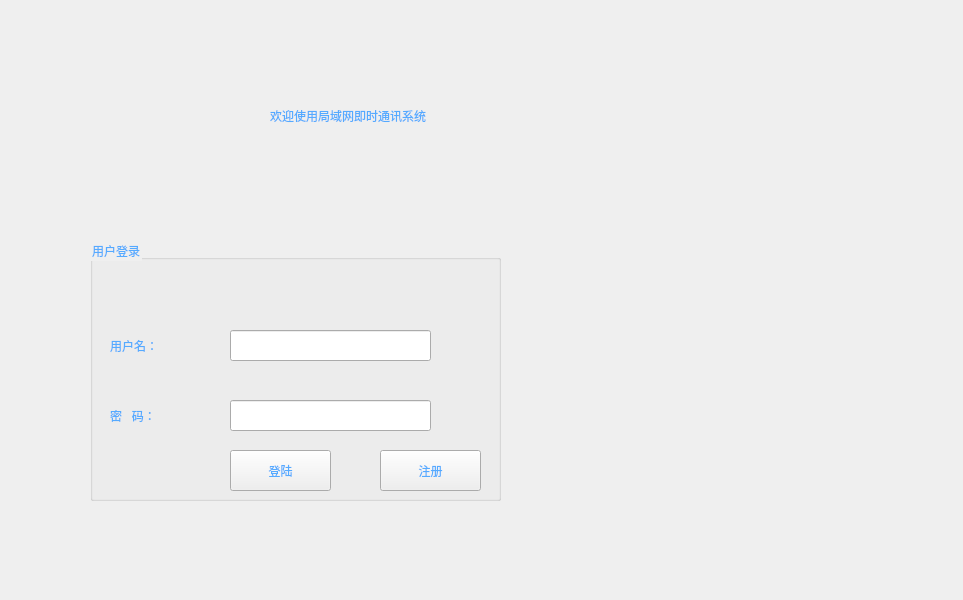
<?xml version="1.0" encoding="UTF-8"?>
<ui version="4.0">
 <class>Login</class>
 <widget class="QWidget" name="Login">
  <property name="geometry">
   <rect>
    <x>0</x>
    <y>0</y>
    <width>963</width>
    <height>600</height>
   </rect>
  </property>
  <property name="windowTitle">
   <string>Form</string>
  </property>
  <property name="styleSheet">
   <string notr="true"/>
  </property>
  <widget class="QGroupBox" name="groupBox">
   <property name="geometry">
    <rect>
     <x>90</x>
     <y>240</y>
     <width>411</width>
     <height>261</height>
    </rect>
   </property>
   <property name="styleSheet">
    <string notr="true">font: 20pt &quot;Arial&quot;;
color: rgb(85, 170, 255);</string>
   </property>
   <property name="title">
    <string>用户登录</string>
   </property>
   <widget class="QLabel" name="labelAccount">
    <property name="geometry">
     <rect>
      <x>20</x>
      <y>90</y>
      <width>111</width>
      <height>31</height>
     </rect>
    </property>
    <property name="text">
     <string>用户名：</string>
    </property>
   </widget>
   <widget class="QLabel" name="labelPassword">
    <property name="geometry">
     <rect>
      <x>20</x>
      <y>160</y>
      <width>111</width>
      <height>31</height>
     </rect>
    </property>
    <property name="text">
     <string>密   码：</string>
    </property>
   </widget>
   <widget class="QLineEdit" name="lineEditAccount">
    <property name="geometry">
     <rect>
      <x>140</x>
      <y>90</y>
      <width>201</width>
      <height>31</height>
     </rect>
    </property>
   </widget>
   <widget class="QLineEdit" name="lineEditPassword">
    <property name="geometry">
     <rect>
      <x>140</x>
      <y>160</y>
      <width>201</width>
      <height>31</height>
     </rect>
    </property>
   </widget>
   <widget class="QPushButton" name="pushButtonLogin">
    <property name="geometry">
     <rect>
      <x>140</x>
      <y>210</y>
      <width>101</width>
      <height>41</height>
     </rect>
    </property>
    <property name="styleSheet">
     <string notr="true"/>
    </property>
    <property name="text">
     <string>登陆</string>
    </property>
   </widget>
   <widget class="QPushButton" name="pushButtonLoginRegister">
    <property name="geometry">
     <rect>
      <x>290</x>
      <y>210</y>
      <width>101</width>
      <height>41</height>
     </rect>
    </property>
    <property name="styleSheet">
     <string notr="true"/>
    </property>
    <property name="text">
     <string>注册</string>
    </property>
   </widget>
  </widget>
  <widget class="QLabel" name="label">
   <property name="geometry">
    <rect>
     <x>270</x>
     <y>100</y>
     <width>461</width>
     <height>31</height>
    </rect>
   </property>
   <property name="styleSheet">
    <string notr="true">font: 20pt &quot;Arial&quot;;
color: rgb(85, 170, 255);
</string>
   </property>
   <property name="text">
    <string>欢迎使用局域网即时通讯系统</string>
   </property>
  </widget>
 </widget>
 <resources/>
 <connections/>
</ui>
